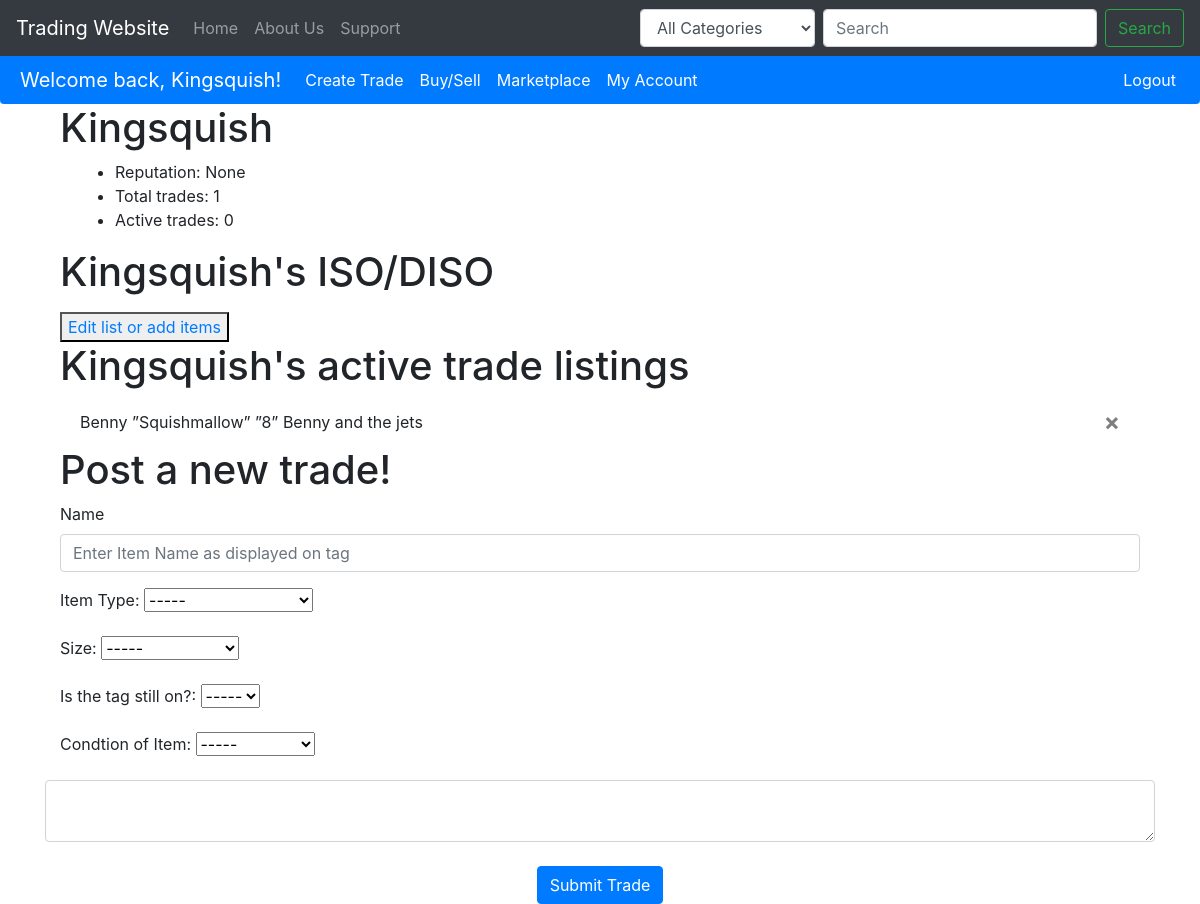
Page /userpage (signed in) on the committed database.
### website/models.py (models this page shows)
class User(db.Model, UserMixin):
    id = db.Column(db.Integer, primary_key=True)
    email = db.Column(db.String(150), unique=True)
    password = db.Column(db.String(150))
    user_name = db.Column(db.String(150))
    is_premium = db.Column(db.Boolean())
    notes = db.relationship('Note') #relates the notes to each user
    trades= db.relationship('Trades')
    notes = db.relationship('Listings')
    diso = db.relationship('DISO')
    iso = db.relationship('ISO')
    reputation = db.Column(db.Float(100.00))
    Shipping_Address = db.relationship('Shipping_Address') #relates the user to the shipping address
    Billing_Address = db.relationship('Billing_Address') #relates the user to the shipping address

class Trades(db.Model):
    id = db.Column(db.Integer, primary_key=True)
    desc = db.Column(db.String(500))
    item_type = db.Column(db.String(500))
    item_name = db.Column(db.String(500))
    size = db.Column(db.Integer())
    active_trade = db.column(db.Boolean())
    condition = db.Column(db.String(500))
    completed = db.column(db.Boolean())
    tag = db.column(db.Boolean())
    date = db.Column(db.DateTime(timezone=True), default=func.now())
    user_id = db.Column(db.Integer, db.ForeignKey('user.id'))

### website/views.py (the view, shortened to what this page needs)
@views.route('/userpage', methods=['GET', 'POST'])
@login_required
def userpage():
    total_trades = get_num_trades(current_user)
    active_trades = get_active_trades(current_user)
    return render_template("userpage.html", user=current_user, total_trades =total_trades, active_trades = active_trades)

### website/__init__.py (called while the page is built)
def create_app():
    app = Flask(__name__)
    app.config['SECRET_KEY'] = 'hjshjhdjah kjshkjdhjs'
    app.config['SQLALCHEMY_DATABASE_URI'] = f'sqlite:///{DB_NAME}'
    db.init_app(app)
    from .views import views
    from .auth import auth
    app.register_blueprint(views, url_prefix='/')
    app.register_blueprint(auth, url_prefix='/')
    from .models import User, Note
    create_database(app)
    login_manager = LoginManager()
    login_manager.login_view = 'auth.login'
    login_manager.init_app(app)
    @login_manager.user_loader
    def load_user(id):
        return User.query.get(int(id))
    return app

### website/dbfunc.py (called while the page is built)
def get_num_trades(current_user):
    num_trades = 0
    for i in current_user.trades:
        num_trades += 1
    return num_trades

def get_active_trades(current_user):
    active_trades = 0
    return active_trades

### website/templates/userpage.html (shortened to what this page needs)
{% extends 'layout.html'%}
{%block body%}
<div class = "container">
  <h1>{{user.user_name}}</h1>
  <div class = "container">
    <ul>
      <li>Reputation: {{user.reputation}}</li>
      <li>Total trades: {{total_trades}}</li>
      <li>Active trades: {{active_trades}}</li>
    </ul>
  </div>
</div>
<div class = "container">
    <h1>{{user.user_name}}'s ISO/DISO </h1>
    <button>
      <a href = "/usersettings">
        Edit list or add items
      </a>
    </button>
  </div>
<div class = "container">
    <h1>{{user.user_name}}'s active trade listings</h1>
    <ul class="list-group list-group-flush" id = "trades">
      {% for trade in user.trades %}
      <li class="list-group-item">
        <td>{{ trade.item_name }}</td>
        <td>{{ trade.item_type }}</td>
        <td>{{ trade.size }}</td>
        <td>{{ trade.desc }}</td>
        <button type="button" class="close" onClick="deleteTrade({{ trade.id }})">
          <span aria-hidden="true">&times;</span>
        </button>
      </li>
      {% endfor %}
    </ul>
</div>
<div class = "container">
  <h1>Post a new trade!</h1>
  <form method="POST">
    <div class="form-group">
      <label for="item_name">Name</label>
      <input
        type="item_name"
        class="form-control"
        id="item_name"
        name="item_name"
        placeholder="Enter Item Name as displayed on tag"
      />
    </div>
    <div class="form-group">
      <label for="item_name">Item Type: </label>
    <select
    type = "item_type"
    id = "item_type"
    name = item_type>
      <option value=””>-----</option>
      </select>
    </div>
    <div class="form-group">
      <label for="size">Size: </label>
    <select
    type = "item_size"
    id = "item_size"
    name = item_size>
      <option value=””>-----</option>
      </select>
    </div>
    <div class="form-group">
      <label for="tag">Is the tag still on?: </label>
    <select
    type = "tag"
    id = "tag"
    name = tag>
      <option value=””>-----</option>
      </select>
    </div>
      <div class="form-group">
        <label for="tag">Condtion of Item: </label>
      <select
      type = "condition"
      id = "condition"
      name = condition>
        <option value=””>-----</option>
        </select>
      </div>
    </div>
      <textarea name="desc" id="desc" class="form-control" title="Describe item and Demands"></textarea>
      <br />
    <div align="center">
        <button type="submit" class="btn btn-primary">Submit Trade</button>
    </div>
</div>
{%endblock%}

### website/templates/layout.html (shortened to what this page needs)
<!DOCTYPE html>
<html lang = "en">
  <head>
    <link
      rel="stylesheet"
      href="https://stackpath.bootstrapcdn.com/bootstrap/4.4.1/css/bootstrap.min.css"
    />
    <link
      rel="stylesheet"
      href="https://stackpath.bootstrapcdn.com/font-awesome/4.7.0/css/font-awesome.min.css"
/>
  </head>
    <body>
      <nav class="navbar navbar-expand-lg navbar-dark bg-dark justify-content-between">
        <div class="collapse navbar-collapse" id="navbar">
          <a class="navbar-brand" href="/">Trading Website</a>
          <div class="navbar-nav">
            <a class="nav-item nav-link" id="home" href="/">Home</a>
            <a class="nav-item nav-link" id="about" href="/about">About Us</a>
            <a class="nav-item nav-link" id="contact" href="/contact">Support</a>
            </div>
          </div>
            <form class="form-inline" action="/search">
              <select class="form-control mr-sm-2" aria-label="Category">
                <option value="all" selected>All Categories</option>
              </select>
              <input class="form-control mr-sm-2" type="search" placeholder="Search" aria-label="Search">
              <button class="btn btn-outline-success my-2 my-sm-0" type="submit">Search</button>
            </form>
      </nav>
            <nav class="navbar navbar-expand-lg navbar-dark bg-primary rounded-bottom py-1 justify-content-between">
              <div class="collapse navbar-collapse" id="navbarSupportedContent">
                <ul class="navbar-nav mr-auto mx-1">
                  {% if user.is_authenticated %}
                  <a class="navbar-brand" href="#">Welcome back, {{user.user_name}}!</a>
                  <a class="nav-item nav-link active" id="trade" href="/trade">Create Trade</a>
                  <a class="nav-item nav-link active" id="buysell" href="/buysell">Buy/Sell</a>
                  <a class="nav-item nav-link active" id="marketplace" href="/marketplace">Marketplace</a>
                  <a class="nav-item nav-link active" id="userpage" href="/userpage">My Account</a>
                </ul>
                <ul class="navbar-nav ml-auto">
                  <a class="nav-item nav-link active" id="logout" href="/logout">Logout</a>
                </ul>
                  {% else %}
                  <a class="navbar-brand" href="#">Welcome!</a>
                </ul>
                <ul class="navbar-nav ml-auto">
                  <a class="nav-item nav-link active" id="login" href="/login">Login</a>
                  <a class="nav-item nav-link active" id="signUp" href="/sign-up">Sign Up</a>
                  {% endif %}
              </div>
            </nav>
      <div class = "container">
        {%block body %}
        {% endblock %}
    </body>
</html>

### rows in the picture
User: user_name "Kingsquish", reputation "None"
Trades: item_name "Benny", item_type "”Squishmallow”", size "”8”", desc "Benny and the jets"

### other values in the picture
{{ total_trades }} "1"
{{ active_trades }} "0"
